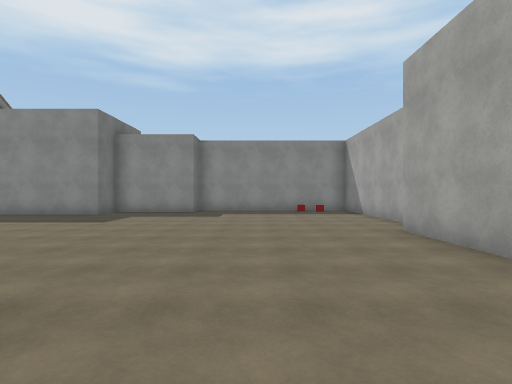
[1] (above)

24 first-person views from a walk through a scene from a Unity 3-D project. The camera is 1.5 m above the floor, looks level and sees 80° across. The floor is counted in squares, 2 m on a side. Each view is taken from the middle of a square. On the plan, view 1 faces up. The plan holds only what a view shows up to about 10 squares ahead; the rest is blank. The place goes on beyond the plan. The player is left out. Surface patterns are stand-ins for the level's own textures.

[2]
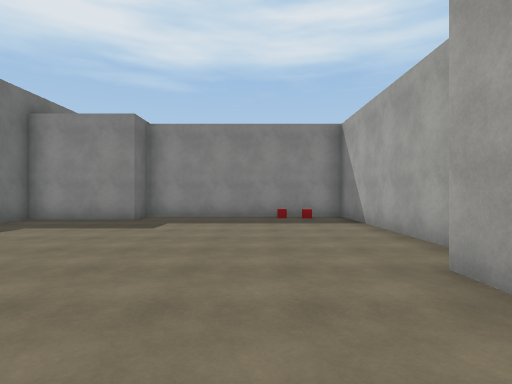

[3]
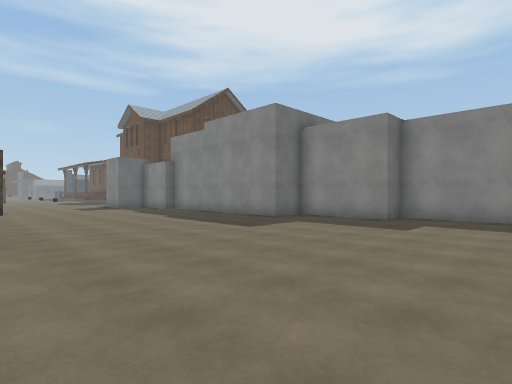

[4]
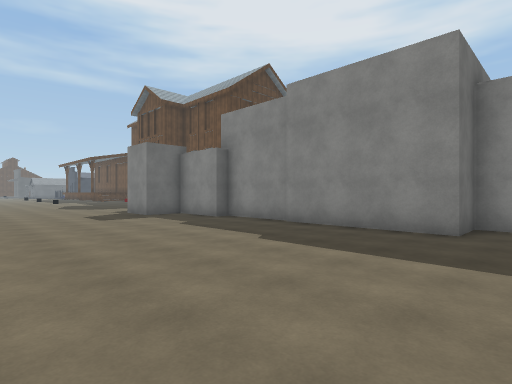

[5]
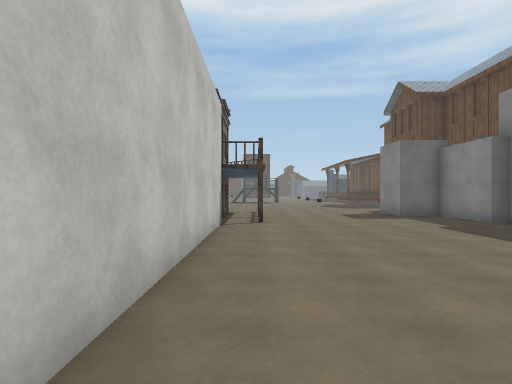

[6]
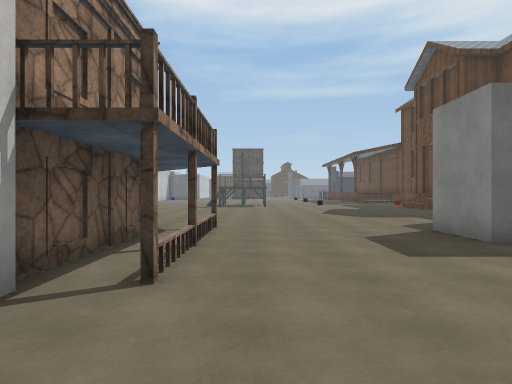

[7]
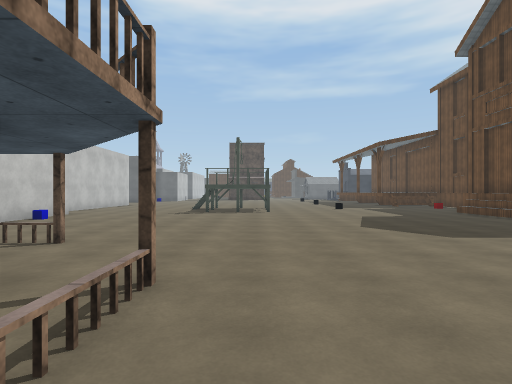

[8]
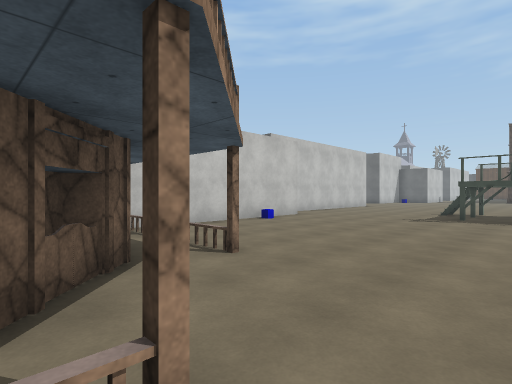

[9]
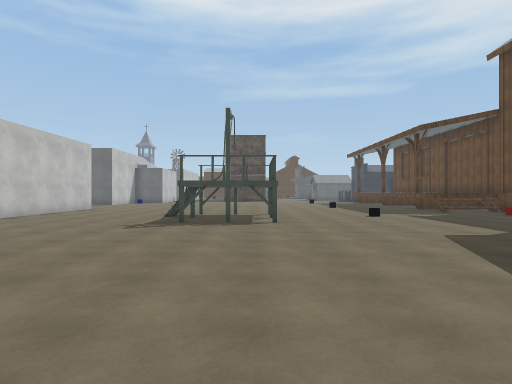

[10]
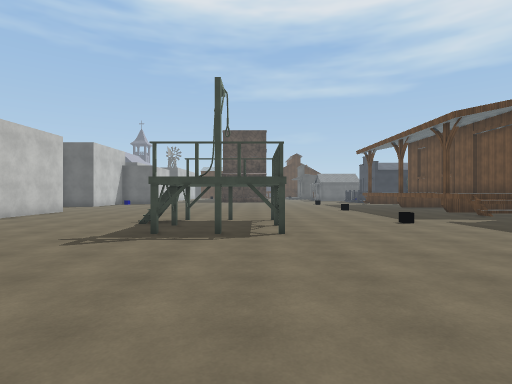

[11]
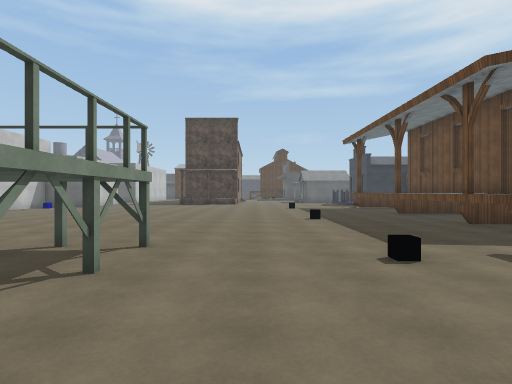

[12]
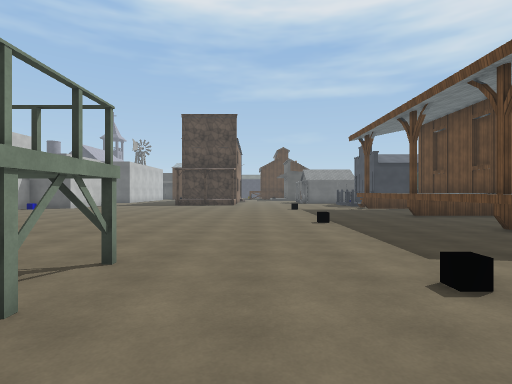

[13]
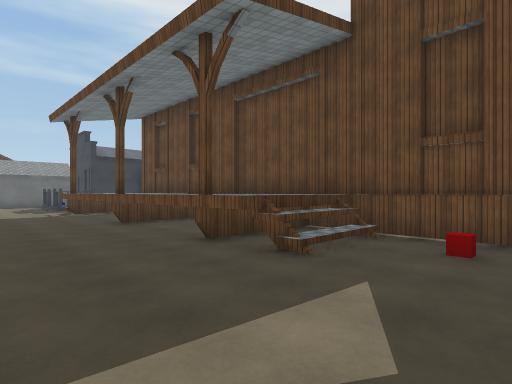

[14]
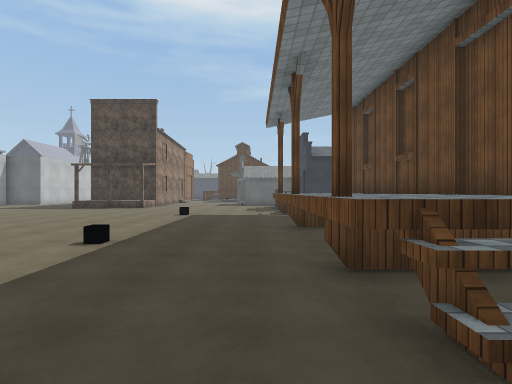

[15]
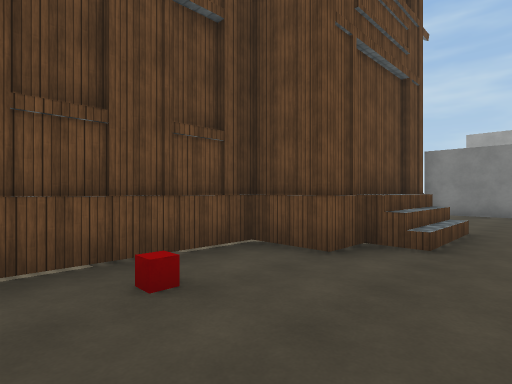

[16]
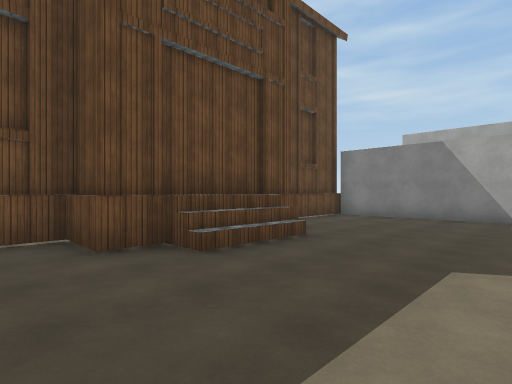

[17]
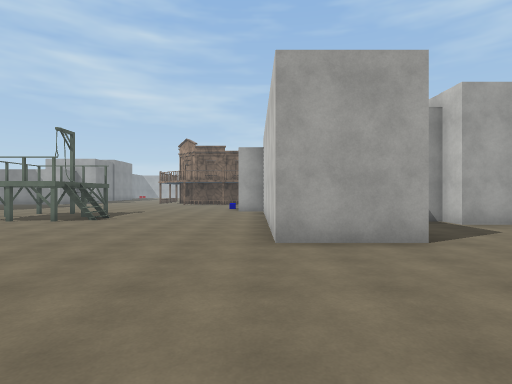

[18]
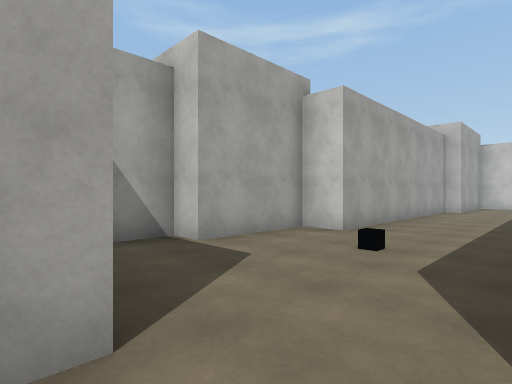

[19]
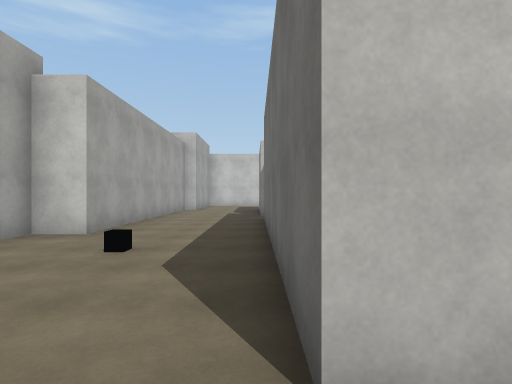

[20]
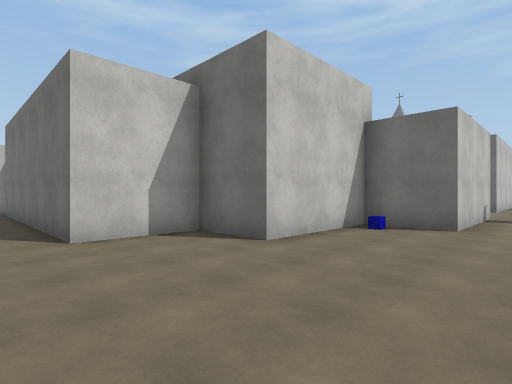

[21]
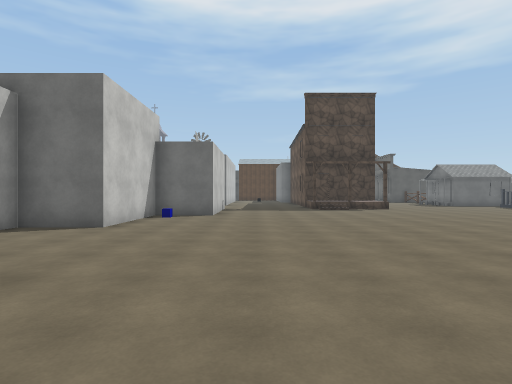

[22]
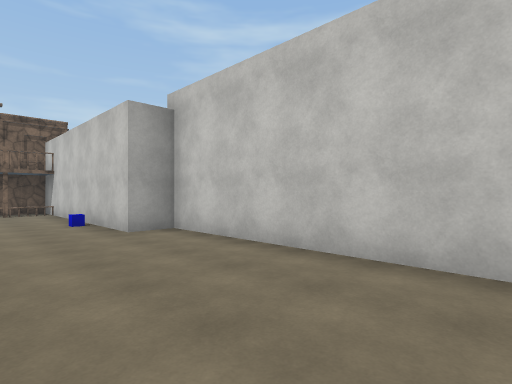

[23]
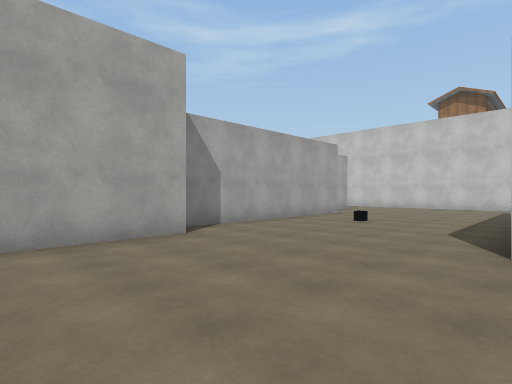

[24]
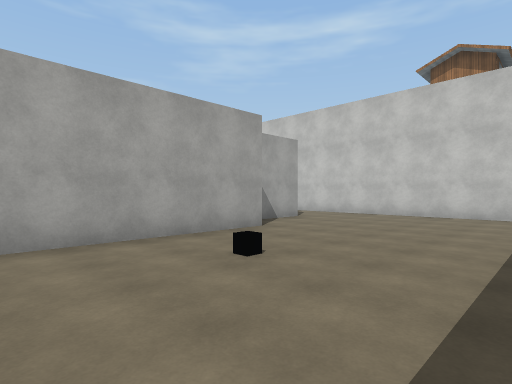

### Floor plan
Key: @ floor where view 1 was taken; # wall or solid block; . main floor; : floor 1.5 m higher than the main floor; / step, stairs or slope; = window, fence, low wall or low ledge; ^ raised ledge; C blue cube; R red cube; O other object.
Columns run from 38 left of view 1 to 5 right of it. Each row starts with its distance up from view 1.
 15  #^^^^^^^######    ####
 14    ::: :://...#^## ...#
 13  ::::: :://R../::.....#            ########
 12  #:::#::#//...///.....#         ####....O.#
 11 ......................#   ####  #.........#
 10 ......................#####..####.........#
  9  ......................##.................#
  8 ..........................................#
  7 ..........................................#
  6 .........................................##
  5 ...........OOO...........................#
  4 .......................#=##..............#
  3 ...........OOO.........########### ......##
  2 .....................###            ......#
  1 .....................=#              .....#
  0 .....................##              .@...#
 -1 .................C...#               .....#
 -2 #..............#######               .....#
 -3 #C......########                     .....#
 -4 ####....#                            .....##
 -5    ###.....                          ......#
 -6      #.....#                         ......#
 -7      #....##                          ......
 -8      #....#                           .....
 -9      #....#                           ####
-10      #...##
-11      #...#
-12      #...#
-13      #...#
-14      #...#
-15        ..#
-16        ..

Positions as (right, up) in squares from view 1, and headings:
1: (0, 0), facing up
2: (1, 3), facing up
3: (1, 3), facing up-left
4: (-4, 4), facing up-left
5: (-4, 4), facing left
6: (-9, 5), facing left
7: (-13, 5), facing left
8: (-15, 5), facing down-left
9: (-17, 5), facing left
10: (-19, 5), facing left
11: (-23, 7), facing left
12: (-24, 7), facing left
13: (-26, 9), facing up-left
14: (-27, 11), facing left
15: (-28, 11), facing up-right
16: (-26, 9), facing up-right
17: (-35, -2), facing right
18: (-32, -4), facing down-right
19: (-32, -4), facing down
20: (-31, 0), facing down-left
21: (-28, 0), facing left
22: (-29, 1), facing down-right
23: (-2, 6), facing down-right
24: (-1, 1), facing down-right
